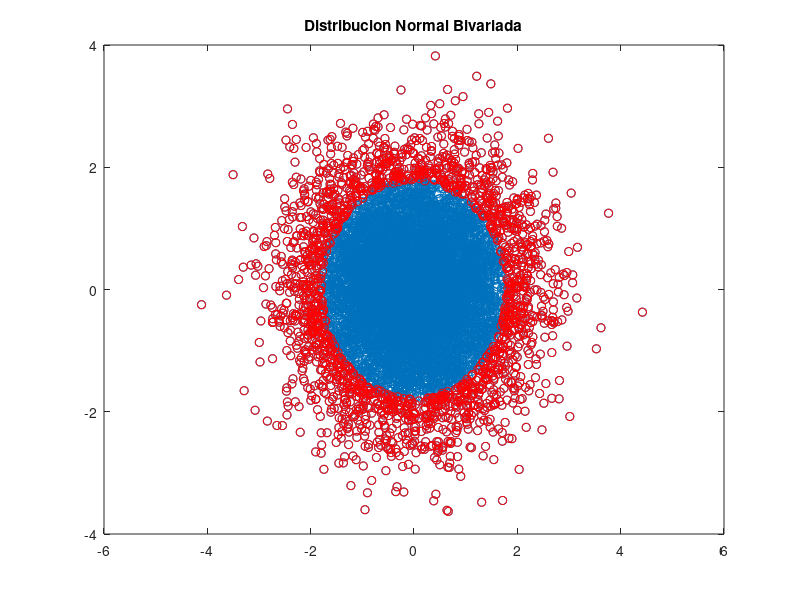

The MATLAB source for this figure:
mu =[0 0]; %centro
sigma =[1 0
0 1]
X1= mvnrnd (mu , sigma , 10000) ;

 m= size (X1);
Xbar= mean (X1);
x1=Xbar (1 ,1);
x2=Xbar (1 ,2);
for j=1:m
    y1=X1(j ,1);
    y2=X1(j ,2);
    if (x1^2+x2^2==y1^2+y2^2)
        d(j) = sqrt ((x1-y1)^2+(x2-y2)^2) ;
    else
        d(j)=sqrt(x1^2+x2^2)+sqrt(y1^2+y2^2);
    end
end
Percent= prctile (d ,80);
Ip= find(d>Percent);
plot (X1 (: ,1) ,X1 (: ,2) , 'o')
hold on
plot (X1(Ip ,1) ,X1(Ip ,2) , 'or')
title (" Distribucion Normal Bivariada ")
